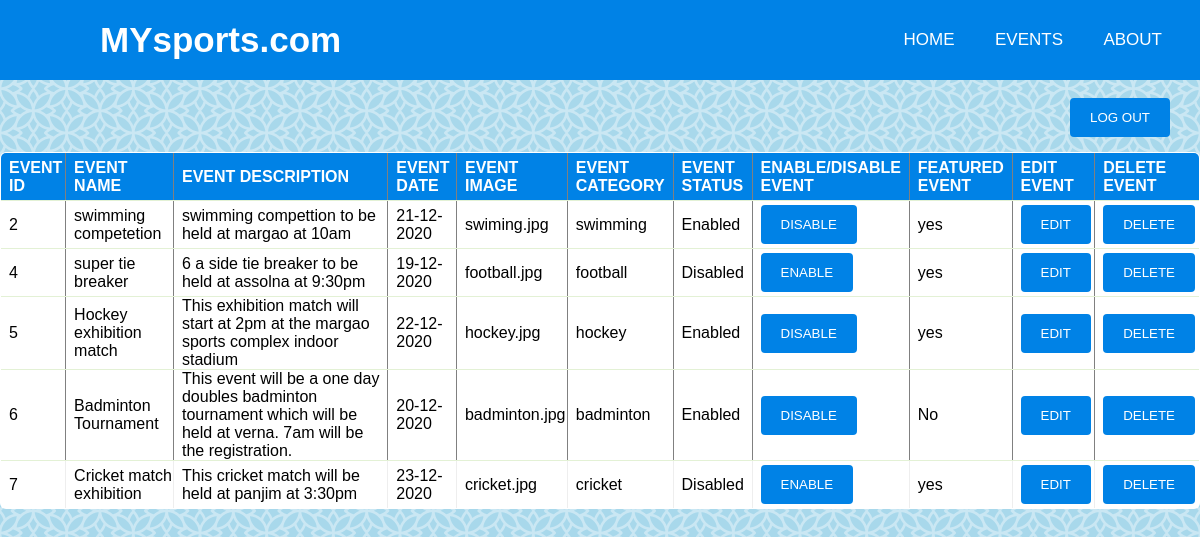
Screenshot of /listevent.php (signed in) with the database file from the repository.
### tables this page shows
CREATE TABLE IF NOT EXISTS `events` (
  `id` int(11) NOT NULL AUTO_INCREMENT,
  `name` varchar(25) NOT NULL,
  `description` varchar(200) NOT NULL,
  `eventdate` date NOT NULL,
  `image` varchar(255) NOT NULL,
  `category` varchar(25) NOT NULL,
  `status` tinyint(1) NOT NULL,
  `featured` tinyint(1) NOT NULL,
  PRIMARY KEY (`id`)
);

### listevent.php (the view, shortened to what this page needs)
<?php
include("dbconfig.php");
 ?>
<html>
<head>
  <link rel="stylesheet" href="styles.css">
  <link rel="stylesheet" href="tables.css">
</head>
<body>
  <nav>
        <label class="logo">MYsports.com</label>
        <ul>
          <li><a href="index.php">Home</a></li>
          <li><a  href="viewevents.php">Events</a></li>
          <li><a href="about.php">About</a></li>
        </ul>
      </nav>
      <br>
      <button style="float:right; margin:0 30px 0 0;"><a href="adminlogout.php">LOG OUT </a></button>
      <br>
      <br>
      <br>
    <table width="80%" border="1">
        <tr>
           <th>EVENT ID</th>
           <th>EVENT NAME</th>
    	     <th>EVENT DESCRIPTION</th>
    	     <th>EVENT DATE</th>
           <th>EVENT IMAGE</th>
    	     <th>EVENT CATEGORY</th>
    	     <th>EVENT STATUS</th>
           <th>ENABLE/DISABLE EVENT</th>
           <th>FEATURED EVENT</th>
           <th>EDIT EVENT</th>
           <th>DELETE EVENT</th>
          </tr>
    <?php
    $sql = 'SELECT * FROM events';
    $retval = mysqli_query($conn,$sql);
    if (mysqli_num_rows($retval)>0) {
      while($row = mysqli_fetch_assoc($retval)){
    ?>
              <tr>
                 <td><?php echo $row['id'];?></td>
                 <td><?php echo $row['name'];?></td>
                 <td><?php echo $row['description'];?></td>
                 <td><?php echo date('d-m-Y', strtotime( $row['eventdate'] ));?></td>
                 <td><?php echo $row['image'];?></td>
                 <td><?php echo $row['category'];?></td>
                 <td><?php ($row['status'] == 1)? print"Enabled":print"Disabled";?></td>
                 <td><form method="post" action="eventtoggle.php"><button type="submit" name="toggle" value="<?= $row['id']; ?>"><?php ($row['status'] == 1)? print"DISABLE":print"ENABLE";?></button></form></td>
                 <td><?php ($row['featured'] == 1)? print"yes":print"No";?></td>
                 <td><form method="post" action="editevent.php"><button type="submit" name="edit" value="<?= $row['id']; ?>">EDIT</button></form></td>
                 <td><form method="post" action="delete.php"><button type="submit" name="delete" value="<?= $row['id']; ?>">DELETE</button></form></td>
             </tr>
    <?php
      }
    }else {
      echo("no records");
    }
    ?>
    </table>
  </body>
  </html>

### styles.css (style rules this page uses)
* { padding: 0; margin: 0; text-decoration: none; list-style: none; box-sizing: border-box; }
body { font-family: Verdana,sans-serif; background-image: url("../mysports/background/bush.png"); }
nav { background: #0082e6; height: 80px; width: 100%; }
label.logo { color: white; font-size: 35px; line-height: 80px; padding: 0 100px; font-weight: bold; }
nav ul { float: right; margin-right: 20px; }
nav ul li { display: inline-block; line-height: 80px; margin: 0 5px; }
nav ul li a { color: white; font-size: 17px; padding: 7px 13px; border-radius: 3px; text-transform: uppercase; }
* { box-sizing:border-box }
button { background-color: #0082e6; color: white; padding: 12px 20px; border: none; border-radius: 4px; cursor: pointer; float: center; }

### tables.css (style rules this page uses)
table { border-spacing: 1; border-collapse: collapse; background: white; border-radius: 6px; overflow: hidden; max-width: 1500px; width: 100%; margin: 0 auto; position: relative; }
th { background-color: #0082e6; color: white; }
table * { position: relative; }
table td, table th { padding-left: 8px; }
table tbody tr { height: 48px; border-bottom: 1px solid #E3F1D5; }
table tbody tr:last-child { border: 0; }
table td, table th { text-align: left; }
button,button[type=submit] { background-color: #0082e6; color: white; padding: 12px 20px; border: none; border-radius: 4px; cursor: pointer; float: center; }
a { text-decoration: none; color: white; }

### rows the page displays
events: id "2", name "swimming competetion", description "swimming compettion to be held at margao at 10am", eventdate "21-12-2020", image "swiming.jpg", category "swimming"
events: id "4", name "super tie breaker", description "6 a side tie breaker to be held at assolna at 9:30pm", eventdate "19-12-2020", image "football.jpg", category "football"
events: id "5", name "Hockey exhibition match", description "This exhibition match will start at 2pm at the margao sports complex indoor stadium", eventdate "22-12-2020", image "hockey.jpg", category "hockey"
events: id "6", name "Badminton Tournament", description "This event will be a one day doubles badminton tournament which will be held at verna. 7am will be the registration.", eventdate "20-12-2020", image "badminton.jpg", category "badminton"
events: id "7", name "Cricket match exhibition", description "This cricket match will be held at panjim at 3:30pm", eventdate "23-12-2020", image "cricket.jpg", category "cricket"
